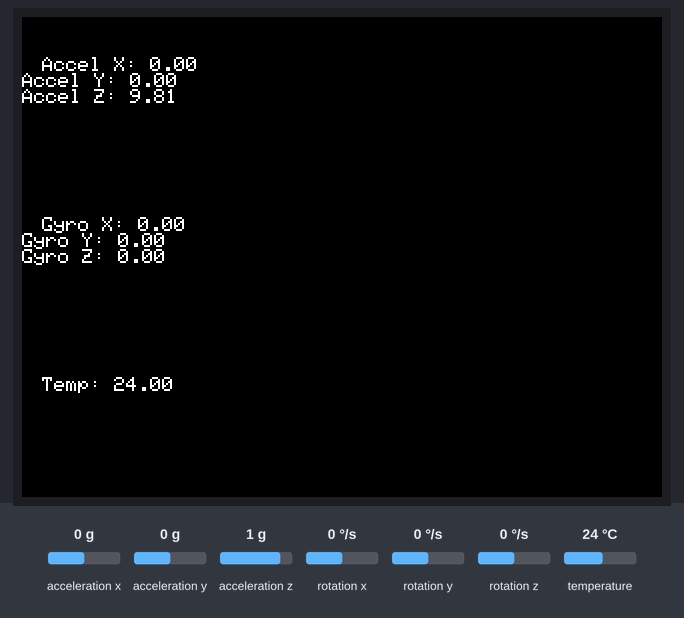
Recording of a sketch running on a simulated ESP32. Shown: 320×240 colour display. Inputs (shaded band) come from the test bench; at power-on: acceleration x 0 g, acceleration y 0 g, acceleration z 1 g, rotation x 0 °/s, rotation y 0 °/s, rotation z 0 °/s, temperature 24 °C. What the sketch prints to the serial monitor is not drawn.

Above: at 1.4 s.
1.5 s: acceleration x set to -1.4 g
At 2.4 s:
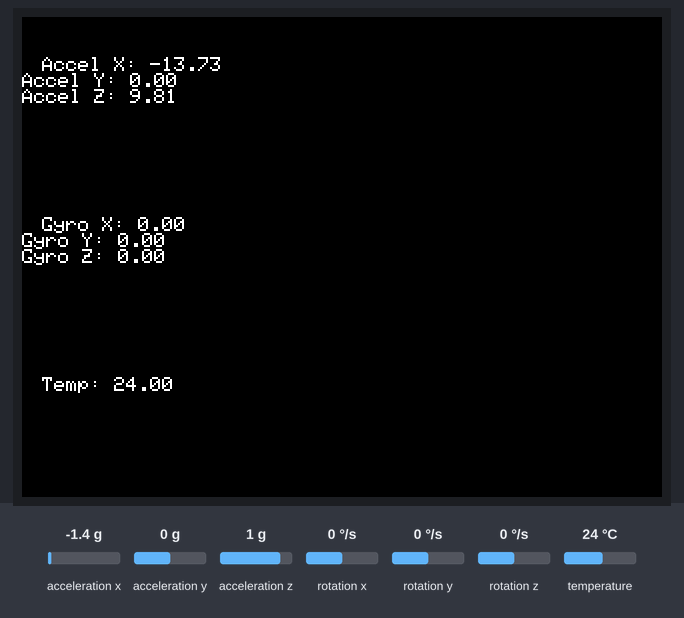
3.5 s: acceleration y set to -1.4 g
At 4.2 s:
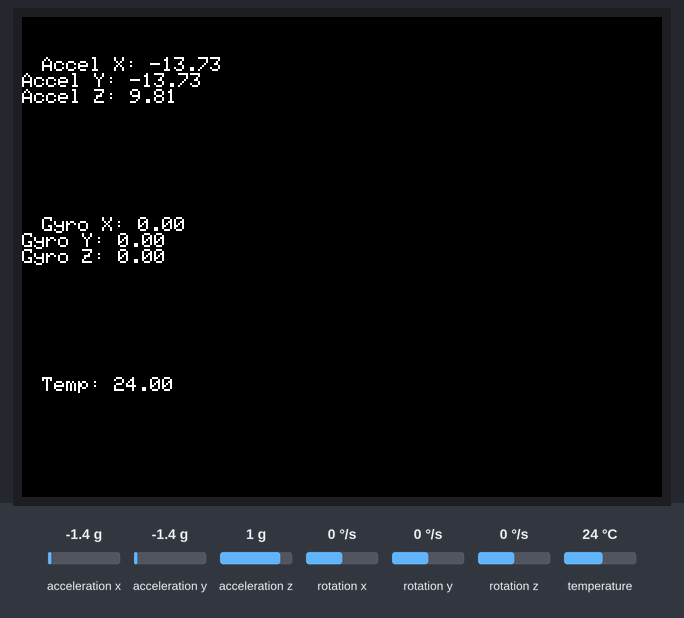
5.2 s: acceleration z set to -1.4 g
8.4 s: rotation x set to -192 °/s
At 9.5 s:
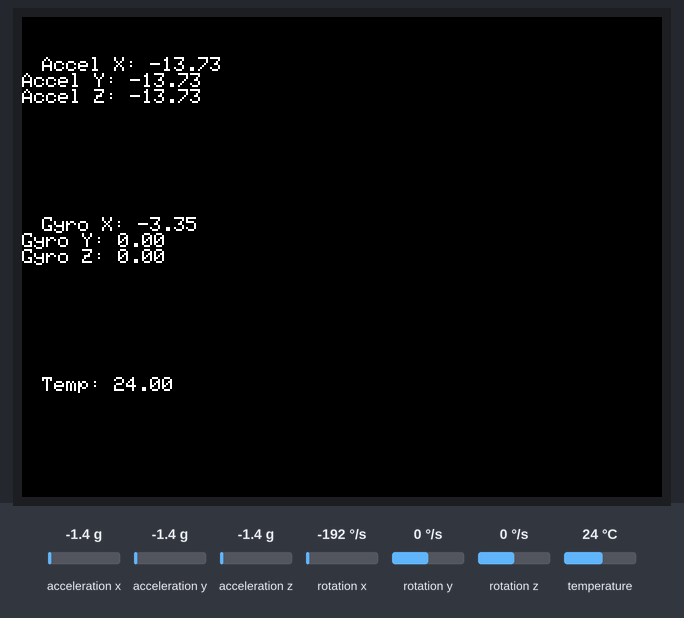
10.5 s: rotation y set to -192 °/s
At 11.2 s:
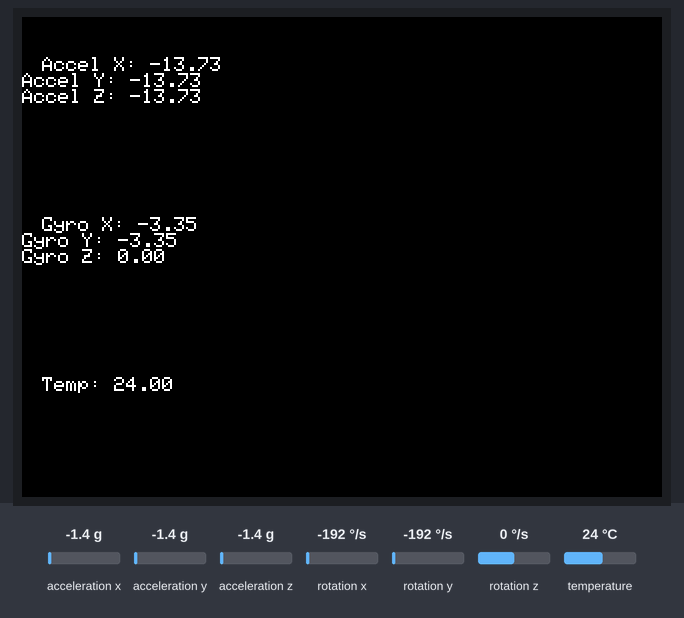
12.2 s: rotation z set to -192 °/s
At 13.0 s:
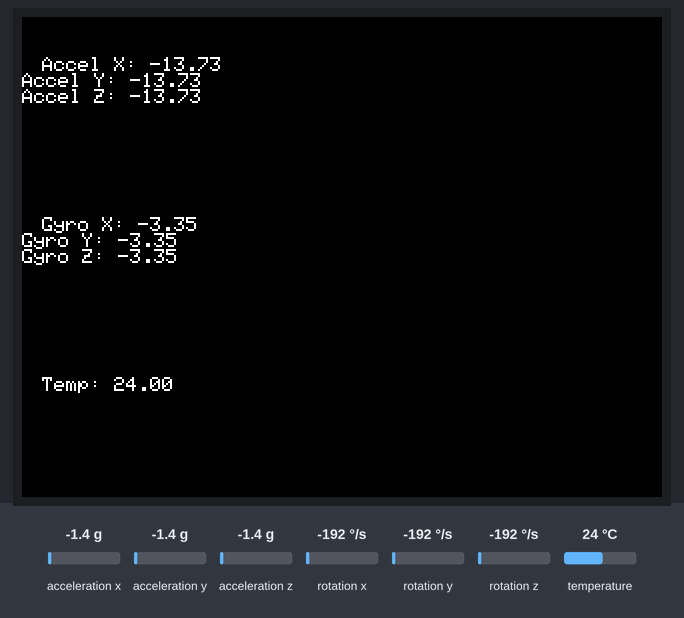
Timing chart, 0 to 15.0 s (numbered marks = the images above; inputs shaded):
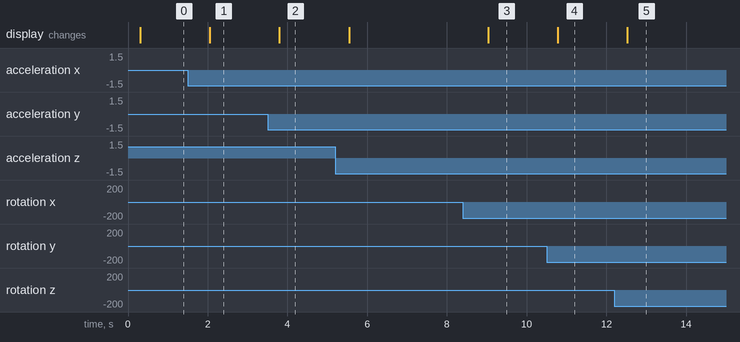

The sketch:

mpu6050-st7789-visual.ino
```cpp
#include <Wire.h>
#include <Adafruit_MPU6050.h>
#include <Adafruit_Sensor.h>
#include <TFT_eSPI.h>  // For the ST7789 screen
#include <SPI.h>

Adafruit_MPU6050 mpu;

// Create TFT instance
TFT_eSPI tft = TFT_eSPI();  // TFT instance

// Define custom I2C pins
#define SDA_PIN 21
#define SCL_PIN 22

void setup() {
  // Start serial for debugging
  Serial.begin(115200);

  // Initialize the TFT screen
  tft.init();
  tft.setRotation(1);
  tft.fillScreen(TFT_BLACK);

  // Initialize the I2C communication with custom pins
  Wire.begin(SDA_PIN, SCL_PIN);

  // Initialize the MPU6050
  if (!mpu.begin()) {
    Serial.println("Failed to find MPU6050 chip");
    while (1);
  }

  Serial.println("MPU6050 found!");

  // Configure the accelerometer and gyroscope range
  mpu.setAccelerometerRange(MPU6050_RANGE_2_G);  // ±2g
  mpu.setGyroRange(MPU6050_RANGE_250_DEG);  // ±250 degrees/s
}

void loop() {
  // Get sensor data
  sensors_event_t accel;
  sensors_event_t gyro;
  sensors_event_t temp;

  // Get the accelerometer, gyroscope, and temperature readings
  mpu.getEvent(&accel, &gyro, &temp);

  // Clear the screen
  tft.fillScreen(TFT_BLACK);

  // Display Accelerometer values
  tft.setCursor(10, 20);
  tft.setTextColor(TFT_WHITE);
  tft.setTextSize(1);
  tft.print("Accel X: ");
  tft.println(accel.acceleration.x, 2);
  tft.print("Accel Y: ");
  tft.println(accel.acceleration.y, 2);
  tft.print("Accel Z: ");
  tft.println(accel.acceleration.z, 2);

  // Display Gyroscope values
  tft.setCursor(10, 100);
  tft.print("Gyro X: ");
  tft.println(gyro.gyro.x, 2);
  tft.print("Gyro Y: ");
  tft.println(gyro.gyro.y, 2);
  tft.print("Gyro Z: ");
  tft.println(gyro.gyro.z, 2);

  // Display Temperature value
  tft.setCursor(10, 180);
  tft.print("Temp: ");
  tft.println(temp.temperature, 2);

  // Wait for a bit before refreshing the display
  delay(500);
}
```

Measured:
- after the input at 1.5 s, the display: changes after 0.55 s (image 1)
- after the input at 3.5 s, the display: changes after 0.30 s (image 2)
- after the input at 8.4 s, the display: changes after 0.64 s (image 3)
- after the input at 10.5 s, the display: changes after 0.28 s (image 4)
- after the input at 12.2 s, the display: changes after 0.33 s (image 5)
